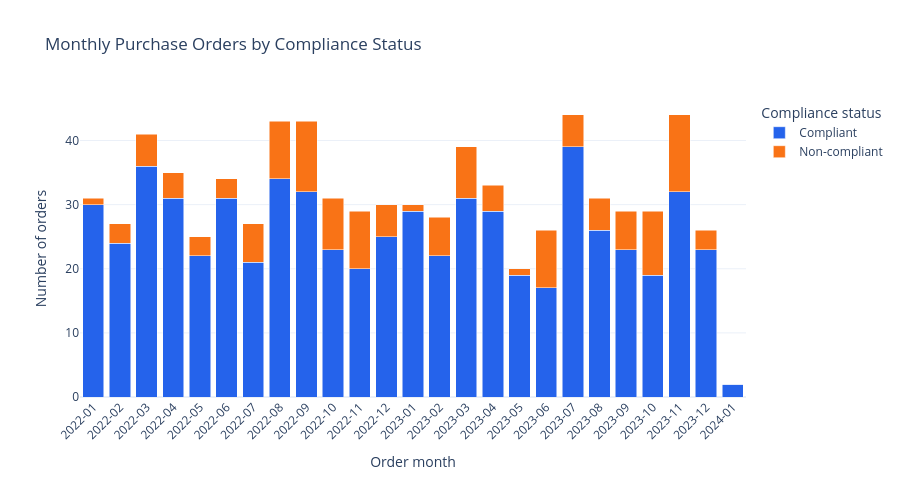

Notebook code cell kept with this figure:
### Markdown cell above
### Monthly Order Volume and Compliance

The stacked bars show total orders per month, separated into compliant
and non-compliant orders.

These are counts, not non-compliance rates: a larger non-compliant
segment can reflect a higher total order volume.

January 2024 contains only two orders and should not be interpreted
as evidence of a full-month decline.

### Code cell
import plotly.express as px

# Prepare a separate table for plotting.
monthly_plot = monthly_orders.reset_index()
monthly_plot["Order Month"] = monthly_plot["Order Month"].astype(str)

# Total orders already includes non-compliant orders.
monthly_plot["Compliant"] = (
    monthly_plot["Orders"] - monthly_plot["Non_Compliant_Orders"]
)

monthly_plot = monthly_plot.rename(
    columns={"Non_Compliant_Orders": "Non-compliant"}
)

fig = px.bar(
    monthly_plot,
    x="Order Month",
    y=["Compliant", "Non-compliant"],
    barmode="stack",
    title="Monthly Purchase Orders by Compliance Status",
    labels={
        "value": "Number of orders",
        "variable": "Compliance status",
    },
    color_discrete_map={
        "Compliant": "#2563EB",
        "Non-compliant": "#F97316",
    },
    template="plotly_white",
)

fig.update_layout(
    xaxis_title="Order month",
    yaxis_title="Number of orders",
    legend_title_text="Compliance status",
    height=480,
)

fig.update_xaxes(type="category", tickangle=-45)
fig.update_yaxes(rangemode="tozero")

fig.show()

### Figure 1 — Plotly figure (JSON) as saved in the notebook; plotly's stock layout.template omitted (floating-point values rounded to 4 significant figures)
{"data": [{"hovertemplate": "Compliance status=Compliant<br>Order Month=%{x}<br>Number of orders=%{y}<extra></extra>", "legendgroup": "Compliant", "marker": {"color": "#2563EB", "pattern": {"shape": ""}}, "name": "Compliant", "orientation": "v", "showlegend": true, "textposition": "auto", "type": "bar", "x": ["2022-01", "2022-02", "2022-03", "2022-04", "2022-05", "2022-06", "2022-07", "2022-08", "2022-09", "2022-10", "2022-11", "2022-12", "2023-01", "2023-02", "2023-03", "2023-04", "2023-05", "2023-06", "2023-07", "2023-08", "2023-09", "2023-10", "2023-11", "2023-12", "2024-01"], "xaxis": "x", "y": [30, 24, 36, 31, 22, 31, 21, 34, 32, 23, 20, 25, 29, 22, 31, 29, 19, 17, 39, 26, 23, 19, 32, 23, 2], "yaxis": "y"}, {"hovertemplate": "Compliance status=Non-compliant<br>Order Month=%{x}<br>Number of orders=%{y}<extra></extra>", "legendgroup": "Non-compliant", "marker": {"color": "#F97316", "pattern": {"shape": ""}}, "name": "Non-compliant", "orientation": "v", "showlegend": true, "textposition": "auto", "type": "bar", "x": ["2022-01", "2022-02", "2022-03", "2022-04", "2022-05", "2022-06", "2022-07", "2022-08", "2022-09", "2022-10", "2022-11", "2022-12", "2023-01", "2023-02", "2023-03", "2023-04", "2023-05", "2023-06", "2023-07", "2023-08", "2023-09", "2023-10", "2023-11", "2023-12", "2024-01"], "xaxis": "x", "y": [1, 3, 5, 4, 3, 3, 6, 9, 11, 8, 9, 5, 1, 6, 8, 4, 1, 9, 5, 5, 6, 10, 12, 3, 0], "yaxis": "y"}], "layout": {"barmode": "stack", "height": 480, "legend": {"title": {"text": "Compliance status"}, "tracegroupgap": 0}, "title": {"text": "Monthly Purchase Orders by Compliance Status"}, "xaxis": {"anchor": "y", "domain": [0, 1], "tickangle": -45, "title": {"text": "Order month"}, "type": "category"}, "yaxis": {"anchor": "x", "domain": [0, 1], "rangemode": "tozero", "title": {"text": "Number of orders"}}}}
